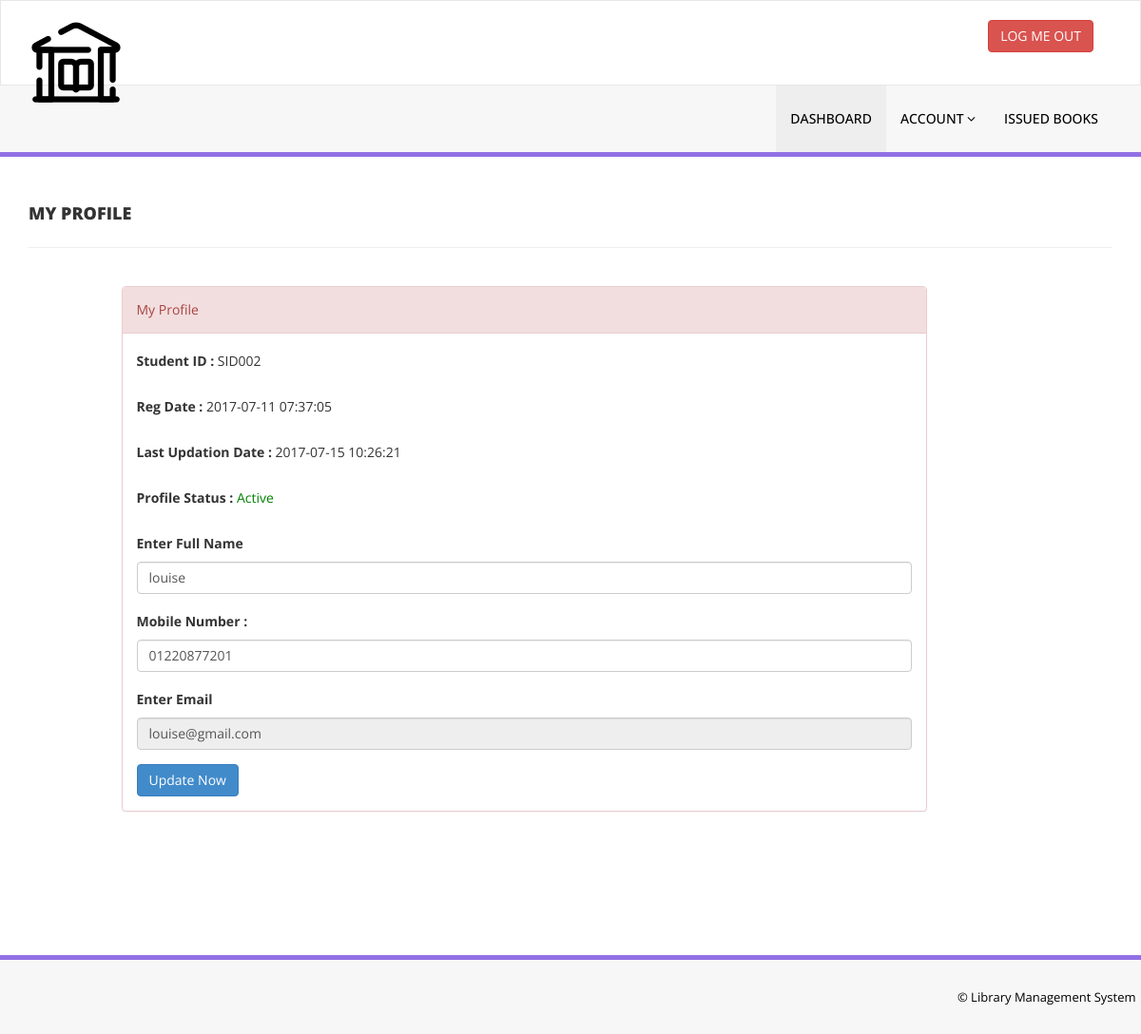
Page /library/my-profile.php (signed in) on the committed database.
### tables this page shows
CREATE TABLE `tblstudents` (
  `id` int(11) NOT NULL,
  `StudentId` varchar(100) DEFAULT NULL,
  `FullName` varchar(120) DEFAULT NULL,
  `EmailId` varchar(120) DEFAULT NULL,
  `MobileNumber` char(11) DEFAULT NULL,
  `Password` varchar(120) DEFAULT NULL,
  `Status` int(1) DEFAULT NULL,
  `RegDate` timestamp NULL DEFAULT current_timestamp(),
  `UpdationDate` timestamp NULL DEFAULT NULL ON UPDATE current_timestamp()
);

### library/my-profile.php (the view, shortened to what this page needs)
<?php
include('includes/config.php');
if(strlen($_SESSION['login'])==0)
    {
header('location:index.php');
}
else{
?>
<!DOCTYPE html>
<html xmlns="http://www.w3.org/1999/xhtml">
<head>
    <link href="assets/css/bootstrap.css" rel="stylesheet" />
    <link href="assets/css/font-awesome.css" rel="stylesheet" />
    <link href="assets/css/style.css" rel="stylesheet" />
</head>
<body>
<?php include('includes/header.php');?>
    <div class="content-wrapper">
         <div class="container">
        <div class="row pad-botm">
            <div class="col-md-12">
                <h4 class="header-line">My Profile</h4>
                            </div>
        </div>
             <div class="row">
<div class="col-md-9 col-md-offset-1">
               <div class="panel panel-danger">
                        <div class="panel-heading">
                           My Profile
                        </div>
                        <div class="panel-body">
                            <form name="signup" method="post">
<?php
$sid=$_SESSION['stdid'];
$sql="SELECT StudentId,FullName,EmailId,MobileNumber,RegDate,UpdationDate,Status from  tblstudents  where StudentId=:sid ";
$query = $dbh -> prepare($sql);
$query-> bindParam(':sid', $sid, PDO::PARAM_STR);
$query->execute();
$results=$query->fetchAll(PDO::FETCH_OBJ);
if($query->rowCount() > 0)
{
foreach($results as $result)
{               ?>
<div class="form-group">
<label>Student ID : </label>
<?php echo htmlentities($result->StudentId);?>
</div>
<div class="form-group">
<label>Reg Date : </label>
<?php echo htmlentities($result->RegDate);?>
</div>
<?php if($result->UpdationDate!=""){?>
<div class="form-group">
<label>Last Updation Date : </label>
<?php echo htmlentities($result->UpdationDate);?>
</div>
<?php } ?>
<div class="form-group">
<label>Profile Status : </label>
<?php if($result->Status==1){?>
<span style="color: green">Active</span>
<?php } else { ?>
<span style="color: red">Blocked</span>
<?php }?>
</div>
<div class="form-group">
<label>Enter Full Name</label>
<input class="form-control" type="text" name="fullanme" value="<?php echo htmlentities($result->FullName);?>" autocomplete="off" required />
</div>
<div class="form-group">
<label>Mobile Number :</label>
<input class="form-control" type="text" name="mobileno" maxlength="10" value="<?php echo htmlentities($result->MobileNumber);?>" autocomplete="off" required />
</div>
<div class="form-group">
<label>Enter Email</label>
<input class="form-control" type="email" name="email" id="emailid" value="<?php echo htmlentities($result->EmailId);?>"  autocomplete="off" required readonly />
</div>
<?php }} ?>
<button type="submit" name="update" class="btn btn-primary" id="submit">Update Now </button>
                                    </form>
                            </div>
                        </div>
                            </div>
        </div>
    </div>
    </div>
    <?php include('includes/footer.php');?>
</body>
</html>
<?php } ?>

### library/assets/css/style.css (style rules this page uses)
.content-wrapper { margin-top: 40px; min-height:800px; padding-bottom:90px; }
.header-line { font-weight:900; padding-bottom:25px; border-bottom:1px solid #eeeeee; text-transform:uppercase; }
.pad-botm { padding-bottom:30px; }

### rows in the picture
tblstudents: StudentId "SID002", RegDate "2017-07-11 07:37:05", UpdationDate "2017-07-15 10:26:21", Status "Active", fullanme "louise", mobileno "01220877201", email "louise@gmail.com"
